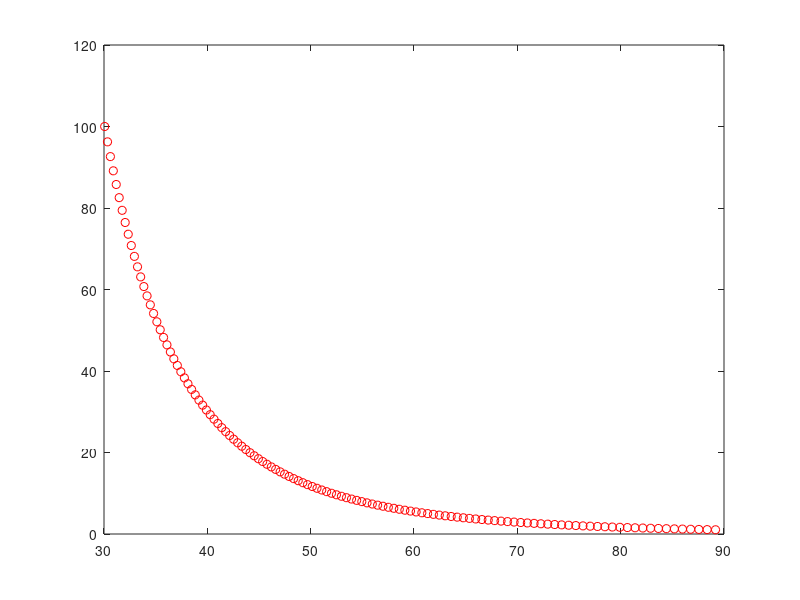

Here is the MATLAB script that generated this plot:
close all;
clear all;
n=1:1:120;
r=30;
a=log(30)/120;
for i=1:length(n)
RT(i)=exp(a.*i);
end
t=1:1:120;
E=0.8*t;
for i=1:length(n)
    for j=1:length(t)
FR(i)=0.4*(E(j)-RT(i))+8;
    end
end
PFRD=max(RT)-min(RT);
for i=1:length(120)
    PFR=1./RT;
    PFR1=PFR(1)-PFRD*(RT/RT(120));
end
RP=100;
b=log(RP)/120;
for i=1:length(n)
P(i)=exp(b.*i);
T(i)=90*(1/(P(i))^(1/4.2));
end
plot(T,P,'ro');

